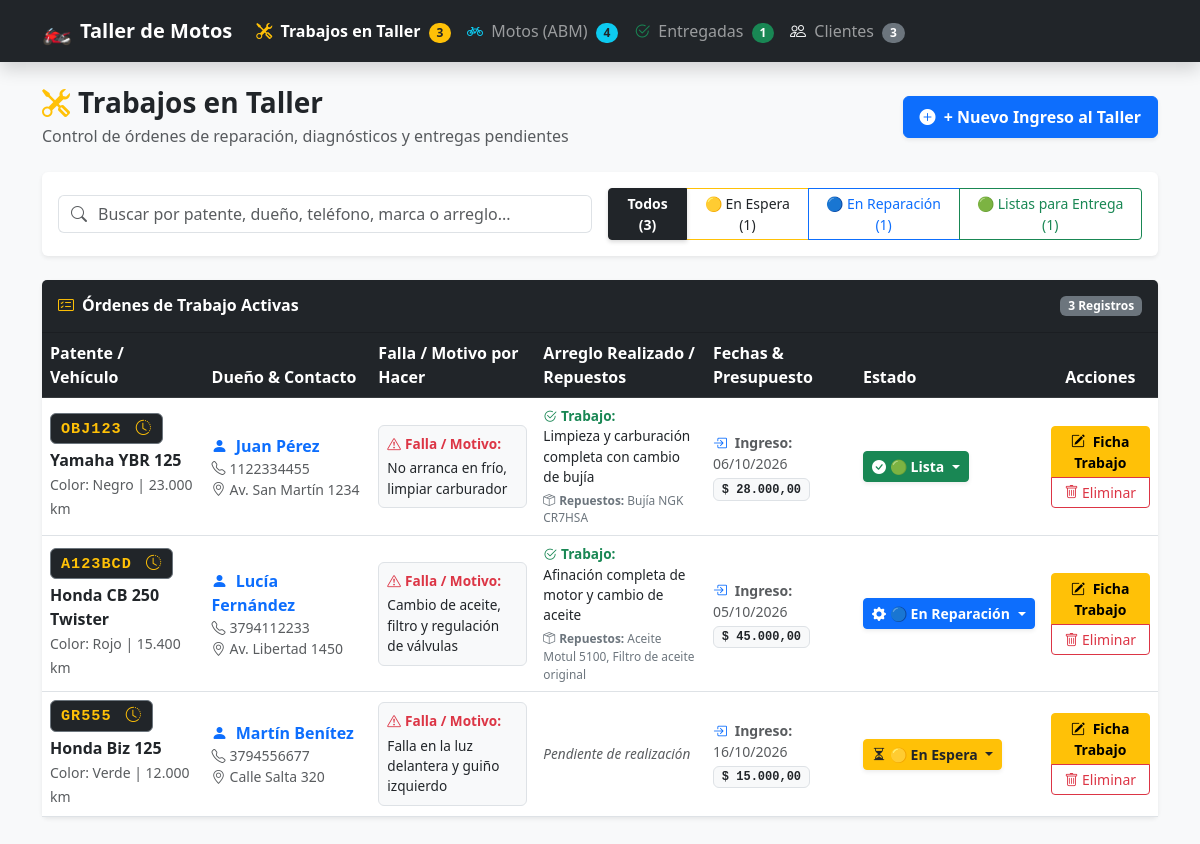
The page /trabajos.php on the database its author committed.
### tables this page shows
CREATE TABLE `trabajos` (
  `id_trabajo` int(11) NOT NULL,
  `id_moto` int(11) NOT NULL,
  `falla_reportada` text NOT NULL,
  `diagnostico` text DEFAULT NULL,
  `arreglo_realizado` text DEFAULT NULL,
  `repuestos` text DEFAULT NULL,
  `precio_estimado` decimal(10,2) DEFAULT 0.00,
  `precio_final` decimal(10,2) DEFAULT 0.00,
  `fecha_ingreso` datetime DEFAULT current_timestamp(),
  `fecha_prometida` date DEFAULT NULL,
  `fecha_entrega` datetime DEFAULT NULL,
  `estado` enum('En Espera','En Reparacion','Terminado','Entregado') DEFAULT 'En Espera',
  `observaciones` text DEFAULT NULL
);

CREATE TABLE `motos` (
  `id_moto` int(11) NOT NULL,
  `id_cliente` int(11) NOT NULL,
  `marca` varchar(50) NOT NULL,
  `modelo` varchar(100) NOT NULL,
  `anio` int(11) DEFAULT NULL,
  `patente` varchar(20) NOT NULL,
  `color` varchar(30) DEFAULT NULL,
  `kilometraje` int(11) DEFAULT 0,
  `observaciones` text DEFAULT NULL,
  `estado` enum('En Espera','En Reparacion','Terminado','Entregado') DEFAULT 'En Espera',
  `falla_reportada` text DEFAULT NULL,
  `arreglo_realizado` text DEFAULT NULL,
  `repuestos` text DEFAULT NULL,
  `precio_estimado` decimal(10,2) DEFAULT 0.00,
  `precio_final` decimal(10,2) DEFAULT 0.00,
  `fecha_ingreso` datetime DEFAULT current_timestamp(),
  `fecha_prometida` date DEFAULT NULL,
  `fecha_entrega` datetime DEFAULT NULL
);

CREATE TABLE `clientes` (
  `id_cliente` int(11) NOT NULL,
  `nombre` varchar(100) NOT NULL,
  `apellido` varchar(100) NOT NULL,
  `telefono` varchar(20) NOT NULL,
  `email` varchar(100) DEFAULT NULL,
  `direccion` varchar(200) DEFAULT NULL,
  `fecha_registro` timestamp NOT NULL DEFAULT current_timestamp()
);

### trabajos.php (the view, shortened to what the rows shown need)
<?php
require_once 'conexion.php';
$sqlTrabajos = "SELECT t.*,
                       m.patente, m.marca, m.modelo, m.color, m.kilometraje, m.anio,
                       c.id_cliente, c.nombre AS cliente_nombre, c.apellido AS cliente_apellido,
                       c.telefono AS cliente_telefono, c.direccion AS cliente_direccion
                FROM trabajos t
                INNER JOIN motos m ON t.id_moto = m.id_moto
                INNER JOIN clientes c ON m.id_cliente = c.id_cliente
                WHERE t.estado != 'Entregado'
                ORDER BY
                    CASE
                        WHEN t.estado = 'Terminado' THEN 1
                        WHEN t.estado = 'En Reparacion' THEN 2
                        WHEN t.estado = 'En Espera' THEN 3
                        ELSE 4
                    END,
                    t.id_trabajo DESC";
$stmtTrabajos = $pdo->query($sqlTrabajos);
$trabajos = $stmtTrabajos->fetchAll();
?>
<!DOCTYPE html>
<html lang="es">
<head>
    <link href="https://cdn.jsdelivr.net/npm/bootstrap@5.3.0/dist/css/bootstrap.min.css" rel="stylesheet">
    <link href="https://cdn.jsdelivr.net/npm/bootstrap-icons@1.10.5/font/bootstrap-icons.css" rel="stylesheet">
</head>
<body class="bg-light">
    <div class="container mb-5">
        <div class="card shadow-sm border-0">
            <div class="card-body p-0">
                <div class="table-responsive">
                    <table class="table table-hover align-middle mb-0" id="tablaTrabajos">
                        <thead class="table-dark">
                            <tr>
                                <th>Patente / Vehículo</th>
                                <th>Dueño & Contacto</th>
                                <th>Falla / Motivo por Hacer</th>
                                <th>Arreglo Realizado / Repuestos</th>
                                <th>Fechas & Presupuesto</th>
                                <th>Estado</th>
                                <th class="text-center">Acciones</th>
                            </tr>
                        </thead>
                        <tbody>
                            <?php if (empty($trabajos)): ?>
                                <tr id="filaVacia">
                                    <td colspan="7" class="text-center py-5 text-muted">
                                        <i class="bi bi-check-circle fs-1 text-success d-block mb-2"></i>
                                        <strong>¡No hay trabajos pendientes en el taller!</strong>
                                        <p class="small text-muted mb-3">El taller está al día. Hacé clic abajo para registrar un nuevo ingreso.</p>
                                        <a href="nueva_moto.php" class="btn btn-sm btn-primary">
                                            <i class="bi bi-plus-circle me-1"></i> Ingresar Nuevo Trabajo
                                        </a>
                                    </td>
                                </tr>
                            <?php else: ?>
                                <?php foreach ($trabajos as $t):
                                    $estado = $t['estado'] ?? 'En Espera';
                                    $badgeIcon = 'bi-clock';
                                    if ($estado === 'En Espera') { $badgeClass = 'bg-warning text-dark'; $badgeIcon = 'bi-hourglass-split'; }
                                    if ($estado === 'En Reparacion') { $badgeClass = 'bg-primary text-white'; $badgeIcon = 'bi-gear-fill'; }
                                    if ($estado === 'Terminado') { $badgeClass = 'bg-success text-white'; $badgeIcon = 'bi-check-circle-fill'; }
                                ?>
                                    <tr class="fila-trabajo" data-estado="<?php echo htmlspecialchars($estado); ?>"
                                        data-search="<?php echo strtolower(htmlspecialchars($t['patente'] . ' ' . $t['marca'] . ' ' . $t['modelo'] . ' ' . $t['cliente_nombre'] . ' ' . $t['cliente_apellido'] . ' ' . $t['cliente_telefono'] . ' ' . ($t['falla_reportada'] ?? '') . ' ' . ($t['arreglo_realizado'] ?? ''))); ?>">
                                        <td>
                                            <a href="historial_moto.php?id=<?php echo (int)$t['id_moto']; ?>" class="text-decoration-none" title="Ver historial de esta moto"><span class="badge bg-dark badge-patente border border-secondary text-warning"><?php echo htmlspecialchars($t['patente']); ?> <i class="bi bi-clock-history ms-1"></i></span></a>
                                            <div class="fw-bold mt-1 text-dark">
                                                <?php echo htmlspecialchars($t['marca'] . ' ' . $t['modelo']); ?>
                                            </div>
                                            <small class="text-muted">
                                                <?php if (!empty($t['color'])) echo 'Color: ' . htmlspecialchars($t['color']) . ' | '; ?>
                                                <?php echo number_format($t['kilometraje'] ?? 0, 0, ',', '.') . ' km'; ?>
                                            </small>
                                        </td>
                                        <td>
                                            <div class="fw-bold text-primary">
                                                <i class="bi bi-person-fill me-1"></i>
                                                <?php echo htmlspecialchars($t['cliente_nombre'] . ' ' . $t['cliente_apellido']); ?>
                                            </div>
                                            <small class="text-muted d-block mt-0.5">
                                                <i class="bi bi-telephone me-1"></i><?php echo htmlspecialchars($t['cliente_telefono']); ?>
                                            </small>
                                            <?php if (!empty($t['cliente_direccion'])): ?>
                                                <small class="text-muted d-block text-truncate" style="max-width: 160px;">
                                                    <i class="bi bi-geo-alt me-1"></i><?php echo htmlspecialchars($t['cliente_direccion']); ?>
                                                </small>
                                            <?php endif; ?>
                                        </td>
                                        <td>
                                            <div class="p-2 bg-light rounded border border-1" style="max-width: 220px; font-size: 0.85rem;">
                                                <strong class="text-danger d-block mb-1"><i class="bi bi-exclamation-triangle me-1"></i>Falla / Motivo:</strong>
                                                <?php echo !empty($t['falla_reportada']) ? nl2br(htmlspecialchars($t['falla_reportada'])) : '<span class="text-muted">Sin especificar</span>'; ?>
                                            </div>
                                        </td>
                                        <td>
                                            <div style="max-width: 220px; font-size: 0.85rem;">
                                                <?php if (!empty($t['arreglo_realizado'])): ?>
                                                    <strong class="text-success d-block"><i class="bi bi-check2-circle me-1"></i>Trabajo:</strong>
                                                    <span><?php echo nl2br(htmlspecialchars($t['arreglo_realizado'])); ?></span>
                                                <?php else: ?>
                                                    <span class="text-muted fst-italic">Pendiente de realización</span>
                                                <?php endif; ?>
                                                <?php if (!empty($t['repuestos'])): ?>
                                                    <div class="mt-1 small text-secondary">
                                                        <strong><i class="bi bi-box-seam me-1"></i>Repuestos:</strong> <?php echo htmlspecialchars($t['repuestos']); ?>
                                                    </div>
                                                <?php endif; ?>
                                            </div>
                                        </td>
                                        <td>
                                            <small class="d-block text-muted">
                                                <i class="bi bi-box-arrow-in-right text-primary me-1"></i>
                                                <strong>Ingreso:</strong>
                                                <?php echo !empty($t['fecha_ingreso']) ? date('d/m/Y', strtotime($t['fecha_ingreso'])) : '-'; ?>
                                            </small>
                                            <?php if (($t['precio_final'] ?? 0) > 0 || ($t['precio_estimado'] ?? 0) > 0): ?>
                                                <span class="badge bg-light text-dark border mt-1 font-monospace">
                                                    $ <?php echo number_format($t['precio_final'] > 0 ? $t['precio_final'] : $t['precio_estimado'], 2, ',', '.'); ?>
                                                </span>
                                            <?php endif; ?>
                                        </td>
                                        <td>
                                            <div class="dropdown">
                                                <button class="btn btn-sm <?php echo ($estado === 'Terminado') ? 'btn-success text-white' : (($estado === 'En Reparacion') ? 'btn-primary text-white' : 'btn-warning text-dark'); ?> dropdown-toggle fw-semibold py-1.5 px-2.5 shadow-sm d-inline-flex align-items-center gap-1"
                                                        type="button" data-bs-toggle="dropdown" aria-expanded="false" title="Hacé clic para cambiar de estado rápidamente">
                                                    <i class="bi <?php echo $badgeIcon; ?>"></i>
                                                    <?php
                                                        if ($estado === 'Terminado') echo '🟢 Lista';
                                                        elseif ($estado === 'En Reparacion') echo '🔵 En Reparación';
                                                        elseif ($estado === 'En Espera') echo '🟡 En Espera';
                                                        else echo htmlspecialchars($estado);
                                                    ?>
                                                </button>
                                            </div>
                                        </td>
                                        <td class="text-center">
                                            <div class="btn-group-vertical btn-group-sm">
                                                <a href="editar_trabajo.php?id=<?php echo $t['id_trabajo']; ?>" class="btn btn-warning fw-semibold" title="Editar / Cambiar Estado">
                                                    <i class="bi bi-pencil-square me-1"></i> Ficha Trabajo
                                                </a>
                                                <a href="eliminar_trabajo.php?id=<?php echo $t['id_trabajo']; ?>" class="btn btn-outline-danger btn-sm"
                                                   onclick="return confirm('¿Seguro que deseas eliminar esta orden de trabajo? La moto y el cliente permanecerán guardados.');" title="Eliminar solo este trabajo">
                                                    <i class="bi bi-trash"></i> Eliminar
                                                </a>
                                            </div>
                                        </td>
                                    </tr>
                                <?php endforeach; ?>
                            <?php endif; ?>
                        </tbody>
                    </table>
                </div>
            </div>
        </div>
    </div>
</body>
</html>

### rows shown on the page
trabajos: id_moto.patente "OBJ123", id_moto.modelo "Yamaha YBR 125", id_moto.color "Negro", id_moto.kilometraje "23.000", clientes.nombre+apellido "Juan Pérez", clientes.telefono "1122334455", clientes.direccion "Av. San Martín 1234", falla_reportada "No arranca en frío, limpiar carburador", arreglo_realizado "Limpieza y carburación completa con cambio de bujía", repuestos "Bujía NGK CR7HSA", fecha_ingreso "06/10/2026", precio_final "28.000,00", estado "🟢 Lista"
trabajos: id_moto.patente "A123BCD", id_moto.modelo "Honda CB 250 Twister", id_moto.color "Rojo", id_moto.kilometraje "15.400", clientes.nombre+apellido "Lucía Fernández", clientes.telefono "3794112233", clientes.direccion "Av. Libertad 1450", falla_reportada "Cambio de aceite, filtro y regulación de válvulas", arreglo_realizado "Afinación completa de motor y cambio de aceite", repuestos "Aceite Motul 5100, Filtro de aceite original", fecha_ingreso "05/10/2026", precio_final "45.000,00", estado "🔵 En Reparación"
trabajos: id_moto.patente "GR555", id_moto.modelo "Honda Biz 125", id_moto.color "Verde", id_moto.kilometraje "12.000", clientes.nombre+apellido "Martín Benítez", clientes.telefono "3794556677", clientes.direccion "Calle Salta 320", falla_reportada "Falla en la luz delantera y guiño izquierdo", shows "Pendiente de realización", fecha_ingreso "16/10/2026", precio_final+precio_estimado "15.000,00", estado "🟡 En Espera"

### other values the page prints
$totalActivas "3"
$totalMotos "4"
$totalEntregadas "1"
$totalClientes "3"
count($trabajos) "3"
$countEspera "1"
$countReparacion "1"
$countTerminado "1"
